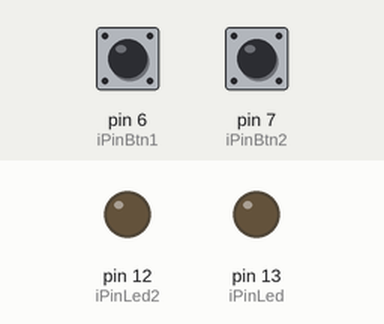
This sketch was run on a simulated Arduino Uno, built with avr-gcc and run on an emulated ATmega328P. Shown: output pins drawn as LEDs (lit = HIGH). Inputs (shaded band) come from the test bench; at power-on: pin 6 (iPinBtn1) LOW, pin 7 (iPinBtn2) LOW.

Above: at 1.2 s.
1.3 s: pin 6 (iPinBtn1) pulled HIGH for 0.15 s
At 2.5 s:
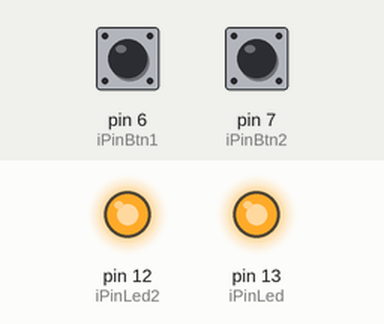
2.9 s: pin 7 (iPinBtn2) pulled HIGH for 0.15 s
At 3.9 s:
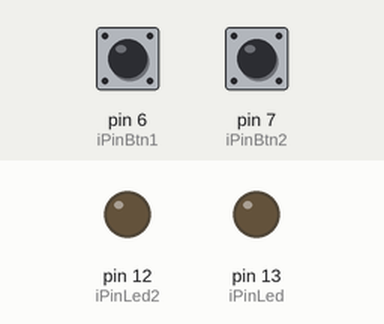
4.5 s: pin 6 (iPinBtn1) pulled HIGH for 1 s
At 5.1 s:
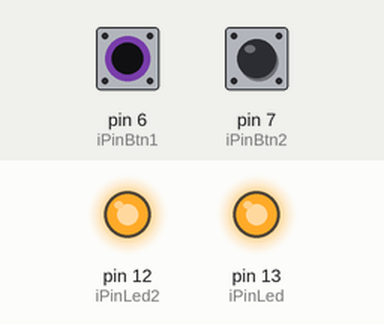
7.0 s: pin 6 (iPinBtn1) driven HIGH and pin 7 (iPinBtn2) driven HIGH
At 7.3 s:
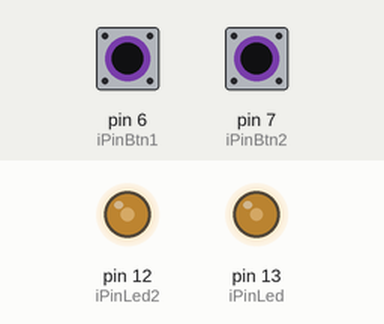
8.5 s: pin 7 (iPinBtn2) driven LOW
At 9.2 s:
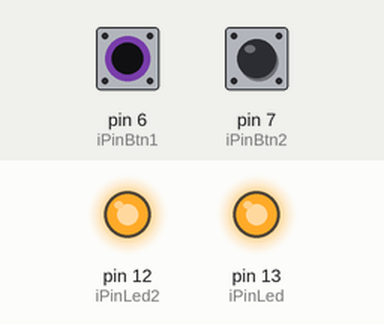
Timing chart, 0 to 11.0 s (numbered marks = the images above; inputs shaded):
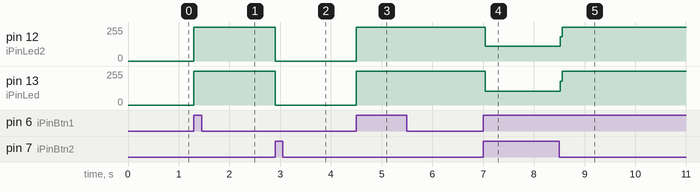

Measured:
- after the input at 1.3 s, pin 12 (iPinLed2), pin 13 (iPinLed): 0/255 → 255/255 at once
- after the input at 2.9 s, pin 12 (iPinLed2), pin 13 (iPinLed): 255/255 → 0/255 at once
- after the input at 4.5 s, pin 12 (iPinLed2), pin 13 (iPinLed): 0/255 → 255/255 at once
- after the input at 7.0 s, pin 12 (iPinLed2): 255/255 → 109/255 at once; pin 13 (iPinLed): 255/255 → 104/255 at once
- after the input at 8.5 s, pin 12 (iPinLed2): 109/255 → 255/255 at once; pin 13 (iPinLed): 104/255 → 255/255 at once

The sketch:

Aula2.ino
```cpp
/**
   Leitura digital de um interruptor simples
   @author Daniel Abdalla
*/
int iPinLed = 13;
int iPinLed2 = 12;
int iDelay = 100;
int iPinBtn1 = 6;
int iPinBtn2 = 7;

void setup() {

  Serial.begin(9600);
  pinMode(iPinLed, OUTPUT);
  digitalWrite(iPinLed, LOW);
  pinMode(iPinLed2, OUTPUT);
  digitalWrite(iPinLed2, LOW);
  pinMode(iPinBtn1, INPUT);
  pinMode(iPinBtn2, INPUT);
}

void loop() {

  if ( digitalRead(iPinBtn1) == HIGH ) {
    digitalWrite(iPinLed, HIGH);
    digitalWrite(iPinLed2, HIGH);
  }
  if ( digitalRead(iPinBtn2) == HIGH ) {
    digitalWrite(iPinLed, LOW);
    digitalWrite(iPinLed2, LOW);
  }
}
```
